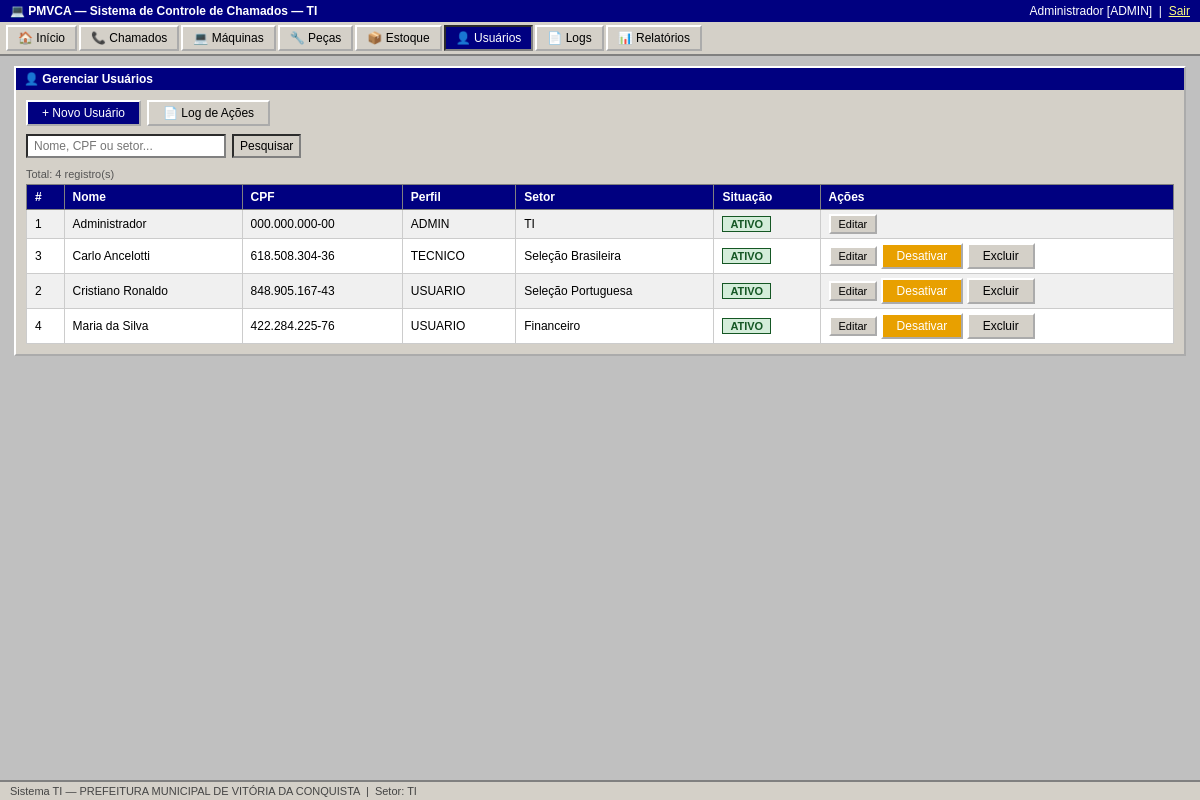
/usuarios (signed in), run on the app's committed database.
### tables this page shows
CREATE TABLE usuarios (
        id INTEGER PRIMARY KEY AUTOINCREMENT,
        nome TEXT NOT NULL, cpf TEXT UNIQUE NOT NULL, senha TEXT NOT NULL,
        perfil TEXT NOT NULL DEFAULT 'usuario', setor TEXT NOT NULL,
        ativo INTEGER NOT NULL DEFAULT 1, criado_em TEXT NOT NULL);

### app.py (the view)
@app.route('/usuarios')
@admin_required
def usuarios():
    q    = request.args.get('q','')
    page = int(request.args.get('page',1))
    conn = get_db()
    if q:
        rows = conn.execute("SELECT * FROM usuarios WHERE nome LIKE ? OR cpf LIKE ? OR setor LIKE ? ORDER BY nome",
            (f'%{q}%',f'%{q}%',f'%{q}%')).fetchall()
    else:
        rows = conn.execute("SELECT * FROM usuarios ORDER BY nome").fetchall()
    conn.close()
    items, page, total_pages, total = paginar(rows, page)
    return render_template('usuarios.html', usuarios=items, q=q, page=page, total_pages=total_pages, total=total)

### app.py (called while the page is built)
def get_db():
    conn = sqlite3.connect(DB_PATH)
    conn.row_factory = sqlite3.Row
    conn.execute("PRAGMA foreign_keys = ON")
    return conn

def paginar(items, page, per_page=25):
    total = len(items)
    total_pages = max(1, (total + per_page - 1) // per_page)
    page = max(1, min(page, total_pages))
    start = (page - 1) * per_page
    return items[start:start + per_page], page, total_pages, total

def admin_required(f):
    @wraps(f)
    def d(*a, **kw):
        if 'usuario_id' not in session:
            return redirect(url_for('login'))
        if session.get('perfil') != 'admin':
            flash('Acesso restrito a administradores.', 'erro')
            return redirect(url_for('dashboard'))
        return f(*a, **kw)
    return d

### templates/usuarios.html (shortened to what this page needs)
{% extends 'base.html' %}
{% block content %}
<div class="window">
  <div class="window-title">&#128100; Gerenciar Usuários</div>
  <div class="window-body">
    <div class="toolbar">
      <a href="/usuarios/novo" class="btn btn-primary">+ Novo Usuário</a>
      <a href="/logs" class="btn">&#128196; Log de Ações</a>
    </div>
    <form class="search-bar" method="get">
      <input type="text" name="q" value="{{ q }}" placeholder="Nome, CPF ou setor...">
      <input type="submit" class="btn" value="Pesquisar">
    </form>
    <p style="font-size:11px;color:#555;margin-bottom:4px">Total: {{ total }} registro(s)</p>
    <table>
      <tr><th>#</th><th>Nome</th><th>CPF</th><th>Perfil</th><th>Setor</th><th>Situação</th><th>Ações</th></tr>
      {% for u in usuarios %}
      <tr {% if not u.ativo %}style="opacity:0.6;background:#f0f0f0"{% endif %}>
        <td>{{ u.id }}</td>
        <td>{{ u.nome }}</td>
        <td>{{ u.cpf[:3] }}.{{ u.cpf[3:6] }}.{{ u.cpf[6:9] }}-{{ u.cpf[9:] }}</td>
        <td>{{ u.perfil|upper }}</td>
        <td>{{ u.setor }}</td>
        <td>{% if u.ativo %}<span class="badge badge-ativa">ATIVO</span>{% else %}<span class="badge badge-baixada">INATIVO</span>{% endif %}</td>
        <td>
          <a href="/usuarios/{{ u.id }}/editar" class="btn btn-sm">Editar</a>
          {% if u.id != session.usuario_id %}
            {% if u.ativo %}
            <form method="post" action="/usuarios/{{ u.id }}/desativar" style="display:inline"
                  onsubmit="return confirm('Desativar {{ u.nome }}?')">
              <input type="submit" class="btn btn-sm" value="Desativar" style="background:#e8a000;color:#fff">
            </form>
            {% else %}
            <form method="post" action="/usuarios/{{ u.id }}/ativar" style="display:inline">
              <input type="submit" class="btn btn-sm btn-primary" value="Reativar">
            </form>
            {% endif %}
            <form method="post" action="/usuarios/{{ u.id }}/excluir" style="display:inline"
                  onsubmit="return confirm('EXCLUIR PERMANENTEMENTE {{ u.nome }}? Esta ação não pode ser desfeita!')">
              <input type="submit" class="btn btn-sm btn-danger" value="Excluir">
            </form>
          {% endif %}
        </td>
      </tr>
      {% else %}
      <tr><td colspan="7" style="text-align:center;padding:10px">Nenhum usuário encontrado.</td></tr>
      {% endfor %}
    </table>
  </div>
</div>
{% endblock %}

### templates/base.html (shortened to what this page needs)
<!DOCTYPE html>
<html lang="pt-BR">
<head>
<link rel="stylesheet" href="/static/css/style.css">
</head>
<body>
{% if session.usuario_id %}
<div class="topbar">
  <span class="topbar-title">&#128187; PMVCA — Sistema de Controle de Chamados — TI</span>
  <span class="topbar-user">
    {{ session.nome }} [{{ session.perfil|upper }}] &nbsp;|&nbsp;
    <a href="/logout" class="btn-link">Sair</a>
  </span>
</div>
<div class="navbar">
  <a href="/dashboard"  {% if request.path=='/dashboard' %}class="active"{% endif %}>&#127968; Início</a>
  <a href="/chamados"   {% if '/chamados' in request.path %}class="active"{% endif %}>&#128222; Chamados</a>
  <a href="/maquinas"   {% if '/maquinas' in request.path %}class="active"{% endif %}>&#128187; Máquinas</a>
  <a href="/pecas"      {% if '/pecas' in request.path %}class="active"{% endif %}>&#128295; Peças</a>
  <a href="/estoque"    {% if '/estoque' in request.path %}class="active"{% endif %}>&#128230; Estoque</a>
  {% if session.perfil == 'admin' %}
  <a href="/usuarios"   {% if '/usuarios' in request.path %}class="active"{% endif %}>&#128100; Usuários</a>
  <a href="/logs"       {% if '/logs' in request.path %}class="active"{% endif %}>&#128196; Logs</a>
  {% endif %}
  <a href="/relatorios" {% if '/relatorios' in request.path %}class="active"{% endif %}>&#128202; Relatórios</a>
</div>
{% endif %}
<div class="main-content">
{% block content %}{% endblock %}
</div>
<div class="statusbar">
  Sistema TI — PREFEITURA MUNICIPAL DE VITÓRIA DA CONQUISTA
  {% if session.usuario_id %}&nbsp;|&nbsp; Setor: {{ session.setor }}{% endif %}
</div>
</body>
</html>

### static/css/style.css (style rules this page uses)
*, *::before, *::after { box-sizing: border-box; margin: 0; padding: 0; }
body { font-family: Tahoma, Arial, sans-serif; font-size: 13px; background: #c0c0c0; color: #000; min-height: 100vh; display: flex; flex-direction: column; }
.topbar { background: #000080; color: #fff; padding: 4px 10px; display: flex; justify-content: space-between; align-items: center; font-size: 12px; }
.topbar a { color: #ffff80; }
.topbar-title { font-weight: bold; }
.navbar { background: #d4d0c8; border-bottom: 2px solid #808080; padding: 0; display: flex; flex-wrap: wrap; gap: 2px; padding: 3px 6px; }
.navbar a { display: inline-block; padding: 4px 10px; text-decoration: none; color: #000; border: 2px outset #fff; background: #d4d0c8; font-size: 12px; }
.navbar a:hover, .navbar a.active { background: #000080; color: #fff; border: 2px inset #808080; }
.main-content { flex: 1; padding: 10px 14px; }
.statusbar { background: #d4d0c8; border-top: 2px solid #808080; padding: 3px 10px; font-size: 11px; color: #444; }
.window { background: #d4d0c8; border: 2px outset #fff; margin-bottom: 10px; }
.window-title { background: #000080; color: #fff; padding: 4px 8px; font-weight: bold; font-size: 12px; display: flex; align-items: center; gap: 6px; }
.window-body { padding: 10px; }
.btn, button, input[type=submit], input[type=button] { font-family: Tahoma, Arial, sans-serif; font-size: 12px; padding: 4px 14px; background: #d4d0c8; border: 2px outset #fff; cursor: pointer; color: #000; text-decoration: none; display: inline-block; }
.btn-primary { background: #000080; color: #fff; }
.btn-danger { background: #c00000; color: #fff; }
.btn-sm { padding: 2px 8px; font-size: 11px; }
.btn-link { color: #ffff80; background: none; border: none; cursor: pointer; text-decoration: underline; padding: 0; }
table { width: 100%; border-collapse: collapse; background: #fff; font-size: 12px; }
th { background: #000080; color: #fff; padding: 5px 8px; text-align: left; border: 1px solid #808080; white-space: nowrap; }
td { padding: 4px 8px; border: 1px solid #ccc; vertical-align: middle; }
tr:nth-child(even) td { background: #f0f0f0; }
.search-bar { display: flex; gap: 6px; margin-bottom: 10px; flex-wrap: wrap; align-items: center; }
.search-bar input, .search-bar select { padding: 3px 6px; border: 2px inset #808080; font-size: 12px; }
.search-bar input[type=text] { min-width: 200px; }
.badge { display: inline-block; padding: 1px 7px; font-size: 11px; border: 1px solid #666; font-weight: bold; }
.badge-ativa { background: #d4edda; color: #155724; border-color: #155724; }
a { color: #000080; }
.toolbar { display: flex; gap: 6px; margin-bottom: 8px; flex-wrap: wrap; align-items: center; }

### data on the page
usuarios: nome "Administrador", perfil "ADMIN", id "1", cpf "000", cpf "00", setor "TI", ativo "ATIVO"
usuarios: id "3", nome "Carlo Ancelotti", cpf "618", cpf "508", cpf "304", cpf "36", perfil "TECNICO", setor "Seleção Brasileira", ativo "ATIVO"
usuarios: id "2", nome "Cristiano Ronaldo", cpf "848", cpf "905", cpf "167", cpf "43", perfil "USUARIO", setor "Seleção Portuguesa", ativo "ATIVO"
usuarios: id "4", nome "Maria da Silva", cpf "422", cpf "284", cpf "225", cpf "76", perfil "USUARIO", setor "Financeiro", ativo "ATIVO"

### other printed values
{{ total }} "4"
{{ session.setor }} "TI"
